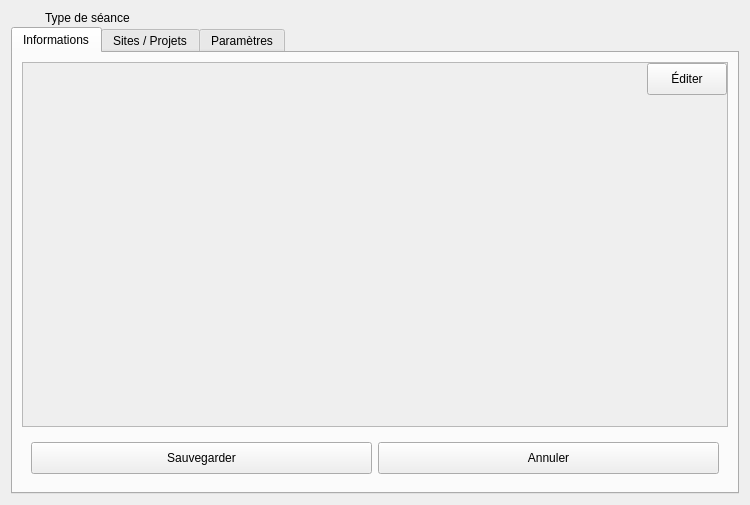
<?xml version="1.0" encoding="UTF-8"?>
<ui version="4.0">
 <class>SessionTypeWidget</class>
 <widget class="QWidget" name="SessionTypeWidget">
  <property name="geometry">
   <rect>
    <x>0</x>
    <y>0</y>
    <width>750</width>
    <height>505</height>
   </rect>
  </property>
  <property name="windowTitle">
   <string>Form</string>
  </property>
  <property name="styleSheet">
   <string notr="true">/*
QPushButton#btnConnect{background-color:rgb(80,180,80)}
QWidget{background-color: rgba(0,0,0,0);color:white;border-radius:5px}
QWidget#mainWidget{background-color:rgba(128,128,128,25%);}
QWidget#frmProfile,QWidget#pageProfile{background-color:rgba(108,8,156,25%);}
QPlainTextEdit,QLineEdit,QListWidget,QComboBox,QTextEdit,QSpinBox{background-color: rgba(255,255,255,50%); color: black;}

QTableWidget{
background-color: rgba(0,0,0,50%);
color: white;
border: 1px solid rgba(255,255,255,50%);
}

QLabel#lblLastOnline{color:lightblue;}
QLabel#lblError,QLabel#lblCamMissing,QLabel#lblAudioMissing{color:red; background-color:rgba(255,0,0,30%);}

QLineEdit:!enabled, QListWidget:!enabled,QComboBox:!enabled,QTextEdit:!enabled,QPlainTextEdit:!enabled{background-color: rgba(0,0,0,30%);color:white;border:0}
QDateEdit::down-arrow:!enabled,QTimeEdit::down-arrow:!enabled,QDateEdit::up-arrow:!enabled,QTimeEdit::up-arrow:!enabled,QComboBox::drop-down:!enabled{background-color:rgba(0,0,0,0%);}

QTextEdit#txtProfile{background-color: rgba(255,255,255,80%);color:black;border:0}
QTextEdit:!enabled#txtProfile{background-color: rgba(255,255,255,60%);color:black;border:0}

QFrame#frmSelUser{background-color:rgba(100,100,200,50%);}
QFrame#frmAudio,QFrame#frmCam1,QFrame#frmCam2,QFrame#frmSensors,QFrame#frmWebRTC,QFrame#frmVirtualCam,QFrame#frmExternalPrograms{background-color:rgba(100,100,200,35%);}

QCheckBox::indicator:unchecked:!enabled,QListWidget::indicator:unchecked:!enabled { background-color:rgba(128,0,0,100%);}
QCheckBox::indicator:checked:!enabled,QListWidget::indicator:checked:!enabled { background-color:green;}
QCheckBox::indicator:unchecked,QListWidget::indicator:unchecked{ background-color:red;border-radius:3px;}
QCheckBox::indicator:checked, QListWidget::indicator:checked {background-color:rgb(0,255,0);border-radius:3px;}

QPushButton{background-color:qlineargradient(x1: 0, y1: 0, x2: 0, y2: 1, stop: 0 #2198c0, stop: 1 #0d5ca6);}
QPushButton:checked{background-color:rgb(128,128,128); border:1px solid rgba(255,255,255,50%);}
QPushButton:hover,QPushButton:checked{background-color:  rgba(255,255,255,75%);color:black;}
QPushButton#btnEditUser:hover{background-color:  rgba(255,255,255,75%);color:black;}
QPushButton#btnEdit,QPushButton#btnDelete,QPushButton#btnExisting{background-color:  rgba(255,255,255,0%);border:0 px;}
QPushButton#btnEdit:hover,QPushButton#btnDelete:hover,QPushButton#btnExisting:hover{background-color:  rgba(255,255,255,25%);border:0 px;}
QPushButton#btnExisting:checked{background-color:rgba(0,100,200,50%);}
QPushButton#btnUpgrade{background-color:rgba(200,0,0,90%);}

QToolButton:hover{background-color:  rgba(255,255,255,50);}

QTreeWidget::branch:closed:has-children:has-siblings  {
            border-image: none;
            image: url(:/pictures/controls/branch_closed.png);
    }
     
    QTreeView::branch:open:has-children:!has-siblings,
    QTreeView::branch:open:has-children:has-siblings   {
            border-image: none;
            image:url(:/pictures/controls/branch_opened.png);
    }

QWidget#lineOnline{background-color:blue;}
QWidget#lineOffline{background-color:red;}
QWidget#lineBoth{background-color:rgb(255,0,255);}


QTabWidget::pane { 
	background-color: rgba(128,128,140,25%);
	border-radius: 5px;
    border: 2px solid rgba(128,128,140,50%);
 }

 QTabWidget::tab-bar {
     left: 5px; 
 }


 QTabBar::tab,QTableWidget::tab,QHeaderView::section {
     background: qlineargradient(x1: 0, y1: 0, x2: 0, y2: 1,
                                 stop: 0  rgba(128,128,140,50%),  stop: 1.0  rgba(128,128,140,25%));
     border: 2px solid  rgba(128,128,140,50%);
     border-bottom: 0px;
     border-top-left-radius: 4px;
     border-top-right-radius: 4px;
     padding: 2px;
min-height:25px;
 }

 QTabBar::tab:selected, QTabBar::tab:hover {

background: qlineargradient(x1: 0, y1: 0, x2: 0, y2: 1,
                                 stop: 0  rgba(128,128,140,70%),  stop: 1.0  rgba(128,128,140,50%));
 }

 QTabBar::tab:selected {
     border-color:rgba(128,128,140,60%);
     border-bottom-color:rgba(128,128,140,60%);
 }

 QTabBar::tab:!selected {
     margin-top: 2px; 
 }
*/

</string>
  </property>
  <layout class="QVBoxLayout" name="verticalLayout">
   <property name="spacing">
    <number>2</number>
   </property>
   <item>
    <layout class="QHBoxLayout" name="horizontalLayout_3">
     <item>
      <widget class="QLabel" name="icoTitle">
       <property name="sizePolicy">
        <sizepolicy hsizetype="Fixed" vsizetype="Fixed">
         <horstretch>0</horstretch>
         <verstretch>0</verstretch>
        </sizepolicy>
       </property>
       <property name="maximumSize">
        <size>
         <width>32</width>
         <height>32</height>
        </size>
       </property>
       <property name="text">
        <string/>
       </property>
       <property name="pixmap">
        <pixmap>:/icons/session_type.png</pixmap>
       </property>
       <property name="scaledContents">
        <bool>true</bool>
       </property>
      </widget>
     </item>
     <item>
      <widget class="QLabel" name="lblTitle">
       <property name="font">
        <font>
         <bold>false</bold>
        </font>
       </property>
       <property name="text">
        <string>Type de séance</string>
       </property>
      </widget>
     </item>
    </layout>
   </item>
   <item>
    <widget class="QTabWidget" name="tabNav">
     <property name="currentIndex">
      <number>0</number>
     </property>
     <widget class="QWidget" name="tabDashboard">
      <attribute name="icon">
       <iconset>
        <normaloff>:/icons/info.png</normaloff>:/icons/info.png</iconset>
      </attribute>
      <attribute name="title">
       <string>Informations</string>
      </attribute>
      <layout class="QVBoxLayout" name="verticalLayout_2">
       <item>
        <widget class="QScrollArea" name="scrollArea">
         <property name="widgetResizable">
          <bool>true</bool>
         </property>
         <widget class="QWidget" name="scrollAreaWidgetContents">
          <property name="geometry">
           <rect>
            <x>0</x>
            <y>0</y>
            <width>708</width>
            <height>345</height>
           </rect>
          </property>
          <layout class="QVBoxLayout" name="verticalLayout_4">
           <property name="leftMargin">
            <number>0</number>
           </property>
           <property name="topMargin">
            <number>0</number>
           </property>
           <property name="rightMargin">
            <number>0</number>
           </property>
           <property name="bottomMargin">
            <number>0</number>
           </property>
           <item>
            <layout class="QHBoxLayout" name="horizontalLayout">
             <item>
              <spacer name="horizontalSpacer">
               <property name="orientation">
                <enum>Qt::Horizontal</enum>
               </property>
               <property name="sizeHint" stdset="0">
                <size>
                 <width>40</width>
                 <height>1</height>
                </size>
               </property>
              </spacer>
             </item>
             <item>
              <widget class="QPushButton" name="btnEdit">
               <property name="minimumSize">
                <size>
                 <width>0</width>
                 <height>32</height>
                </size>
               </property>
               <property name="cursor">
                <cursorShape>PointingHandCursor</cursorShape>
               </property>
               <property name="text">
                <string>Éditer</string>
               </property>
               <property name="icon">
                <iconset>
                 <normaloff>:/icons/edit.png</normaloff>:/icons/edit.png</iconset>
               </property>
               <property name="iconSize">
                <size>
                 <width>20</width>
                 <height>20</height>
                </size>
               </property>
              </widget>
             </item>
            </layout>
           </item>
           <item>
            <widget class="TeraForm" name="wdgSessionType" native="true">
             <property name="sizePolicy">
              <sizepolicy hsizetype="Preferred" vsizetype="Expanding">
               <horstretch>0</horstretch>
               <verstretch>0</verstretch>
              </sizepolicy>
             </property>
            </widget>
           </item>
          </layout>
         </widget>
        </widget>
       </item>
       <item>
        <widget class="QFrame" name="frameButtons">
         <layout class="QHBoxLayout" name="horizontalLayout_2">
          <item>
           <widget class="QPushButton" name="btnSave">
            <property name="minimumSize">
             <size>
              <width>0</width>
              <height>32</height>
             </size>
            </property>
            <property name="cursor">
             <cursorShape>PointingHandCursor</cursorShape>
            </property>
            <property name="text">
             <string>Sauvegarder</string>
            </property>
            <property name="icon">
             <iconset>
              <normaloff>:/icons/save.png</normaloff>:/icons/save.png</iconset>
            </property>
            <property name="iconSize">
             <size>
              <width>24</width>
              <height>24</height>
             </size>
            </property>
           </widget>
          </item>
          <item>
           <widget class="QPushButton" name="btnUndo">
            <property name="minimumSize">
             <size>
              <width>0</width>
              <height>32</height>
             </size>
            </property>
            <property name="cursor">
             <cursorShape>PointingHandCursor</cursorShape>
            </property>
            <property name="text">
             <string>Annuler</string>
            </property>
            <property name="icon">
             <iconset>
              <normaloff>:/icons/undo.png</normaloff>:/icons/undo.png</iconset>
            </property>
            <property name="iconSize">
             <size>
              <width>24</width>
              <height>24</height>
             </size>
            </property>
           </widget>
          </item>
         </layout>
        </widget>
       </item>
      </layout>
     </widget>
     <widget class="QWidget" name="tabProjects">
      <attribute name="icon">
       <iconset>
        <normaloff>:/icons/site-icon.png</normaloff>:/icons/site-icon.png</iconset>
      </attribute>
      <attribute name="title">
       <string>Sites / Projets</string>
      </attribute>
      <layout class="QVBoxLayout" name="verticalLayout_5">
       <item>
        <widget class="QTreeWidget" name="treeProjects">
         <property name="sizePolicy">
          <sizepolicy hsizetype="Expanding" vsizetype="Preferred">
           <horstretch>0</horstretch>
           <verstretch>0</verstretch>
          </sizepolicy>
         </property>
         <property name="focusPolicy">
          <enum>Qt::NoFocus</enum>
         </property>
         <property name="editTriggers">
          <set>QAbstractItemView::NoEditTriggers</set>
         </property>
         <property name="selectionMode">
          <enum>QAbstractItemView::NoSelection</enum>
         </property>
         <property name="iconSize">
          <size>
           <width>24</width>
           <height>24</height>
          </size>
         </property>
         <attribute name="headerVisible">
          <bool>false</bool>
         </attribute>
         <column>
          <property name="text">
           <string notr="true">1</string>
          </property>
         </column>
        </widget>
       </item>
       <item>
        <widget class="QPushButton" name="btnProjects">
         <property name="minimumSize">
          <size>
           <width>0</width>
           <height>32</height>
          </size>
         </property>
         <property name="cursor">
          <cursorShape>PointingHandCursor</cursorShape>
         </property>
         <property name="text">
          <string>Mettre à jour les sites / projets associés</string>
         </property>
         <property name="icon">
          <iconset>
           <normaloff>:/icons/save.png</normaloff>:/icons/save.png</iconset>
         </property>
         <property name="iconSize">
          <size>
           <width>24</width>
           <height>24</height>
          </size>
         </property>
        </widget>
       </item>
      </layout>
     </widget>
     <widget class="QWidget" name="tabConfig">
      <attribute name="icon">
       <iconset>
        <normaloff>:/icons/config.png</normaloff>:/icons/config.png</iconset>
      </attribute>
      <attribute name="title">
       <string>Paramètres</string>
      </attribute>
      <layout class="QVBoxLayout" name="verticalLayout_3">
       <item>
        <widget class="TeraForm" name="wdgSessionTypeConfig" native="true">
         <property name="enabled">
          <bool>true</bool>
         </property>
         <property name="sizePolicy">
          <sizepolicy hsizetype="Preferred" vsizetype="Expanding">
           <horstretch>0</horstretch>
           <verstretch>0</verstretch>
          </sizepolicy>
         </property>
        </widget>
       </item>
       <item>
        <widget class="QPushButton" name="btnUpdateConfig">
         <property name="minimumSize">
          <size>
           <width>0</width>
           <height>32</height>
          </size>
         </property>
         <property name="cursor">
          <cursorShape>PointingHandCursor</cursorShape>
         </property>
         <property name="text">
          <string>Mettre à jour la configuration</string>
         </property>
         <property name="icon">
          <iconset>
           <normaloff>:/icons/save.png</normaloff>:/icons/save.png</iconset>
         </property>
         <property name="iconSize">
          <size>
           <width>24</width>
           <height>24</height>
          </size>
         </property>
        </widget>
       </item>
      </layout>
     </widget>
    </widget>
   </item>
  </layout>
 </widget>
 <customwidgets>
  <customwidget>
   <class>TeraForm</class>
   <extends>QWidget</extends>
   <header>TeraForm.h</header>
   <container>1</container>
  </customwidget>
 </customwidgets>
 <resources/>
 <connections/>
</ui>
